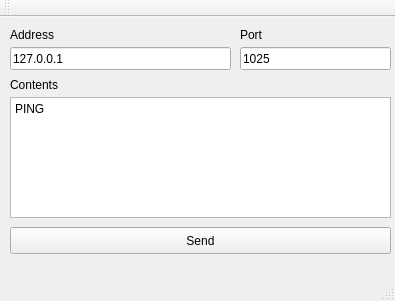
<?xml version="1.0" encoding="UTF-8"?>
<ui version="4.0">
 <class>MainWindow</class>
 <widget class="QMainWindow" name="MainWindow">
  <property name="geometry">
   <rect>
    <x>0</x>
    <y>0</y>
    <width>395</width>
    <height>301</height>
   </rect>
  </property>
  <property name="windowTitle">
   <string>UDP Packet Sender</string>
  </property>
  <widget class="QWidget" name="centralWidget">
   <widget class="QLabel" name="label">
    <property name="geometry">
     <rect>
      <x>10</x>
      <y>10</y>
      <width>59</width>
      <height>15</height>
     </rect>
    </property>
    <property name="text">
     <string>Address</string>
    </property>
   </widget>
   <widget class="QLineEdit" name="lineEdit">
    <property name="geometry">
     <rect>
      <x>10</x>
      <y>30</y>
      <width>221</width>
      <height>23</height>
     </rect>
    </property>
    <property name="text">
     <string>127.0.0.1</string>
    </property>
   </widget>
   <widget class="QLineEdit" name="lineEdit_2">
    <property name="geometry">
     <rect>
      <x>240</x>
      <y>30</y>
      <width>151</width>
      <height>23</height>
     </rect>
    </property>
    <property name="text">
     <string>1025</string>
    </property>
   </widget>
   <widget class="QLabel" name="label_2">
    <property name="geometry">
     <rect>
      <x>240</x>
      <y>10</y>
      <width>59</width>
      <height>15</height>
     </rect>
    </property>
    <property name="text">
     <string>Port</string>
    </property>
   </widget>
   <widget class="QPlainTextEdit" name="plainTextEdit">
    <property name="geometry">
     <rect>
      <x>10</x>
      <y>80</y>
      <width>381</width>
      <height>121</height>
     </rect>
    </property>
    <property name="plainText">
     <string>PING</string>
    </property>
   </widget>
   <widget class="QLabel" name="label_4">
    <property name="geometry">
     <rect>
      <x>10</x>
      <y>60</y>
      <width>59</width>
      <height>15</height>
     </rect>
    </property>
    <property name="text">
     <string>Contents</string>
    </property>
   </widget>
   <widget class="QPushButton" name="pushButton">
    <property name="geometry">
     <rect>
      <x>10</x>
      <y>210</y>
      <width>381</width>
      <height>27</height>
     </rect>
    </property>
    <property name="text">
     <string>Send</string>
    </property>
   </widget>
  </widget>
  <widget class="QStatusBar" name="statusBar"/>
  <widget class="QToolBar" name="mainToolBar">
   <attribute name="toolBarArea">
    <enum>TopToolBarArea</enum>
   </attribute>
   <attribute name="toolBarBreak">
    <bool>false</bool>
   </attribute>
  </widget>
  <widget class="QMenuBar" name="menuBar">
   <property name="geometry">
    <rect>
     <x>0</x>
     <y>0</y>
     <width>395</width>
     <height>25</height>
    </rect>
   </property>
  </widget>
 </widget>
 <layoutdefault spacing="6" margin="11"/>
 <resources/>
 <connections/>
</ui>
